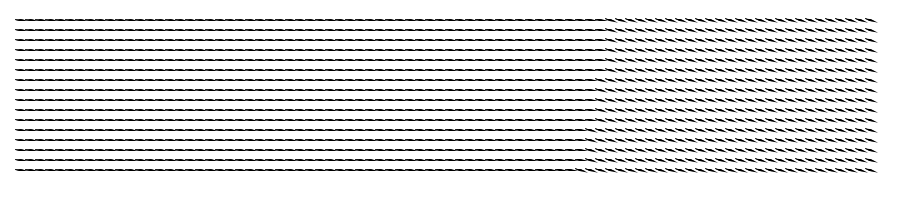
Frame 1 (no input)
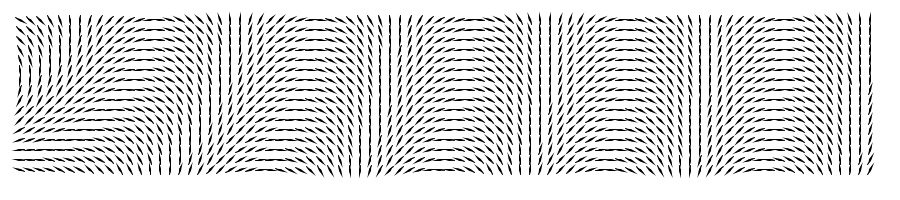
Frame 60 (the mouse pressed at the canvas centre just before this capture)
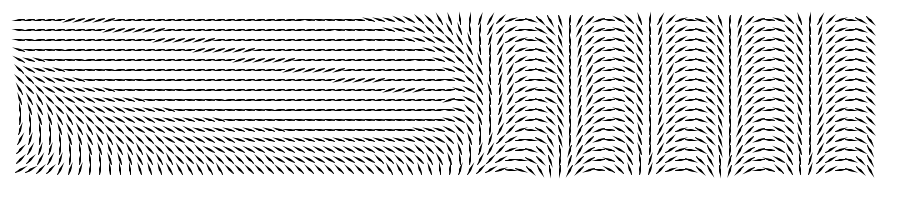
Frame 120 (the mouse held since frame 60 and released just before this capture)

The Processing sketch that drew these frames (run headless with seeded random() and noise(); from frame 60 on, the mouse is pressed at the canvas centre):

// Processing sketch: processing_2789
// ── processing_2789.pde


/**
 <strong>Helix</strong><br>
 por Herbert Spencer<br>
 e[ad] Escuela de Arquitectura y Diseño<br>
 <br>
 en este ejemplo las rotaciones son acumulativas usando arreglos
 */

int margen = 20;  // margen del dibujo
int esp = 10;     // espaciador
int numElements;  // total de hélices
float[] punto;    // nuevo arreglo para almacenar las rotaciones
int counter = 0;  // contador para recorrer el arreglo de puntos


void setup() {
  size(900, 200);

  /* calcular cuantas hélices existen.
   Como esta variable es un int, los números están cuidadosamente asignados
   para que el resultado no tenga parte decimal */

  numElements = ((width-margen*2)/esp) * ((height-margen*2)/esp);
  // println(numElements); /* para saber el número de elementos */

  // inicializar el arreglo de floats "puntos"
  punto = new float[numElements];
  fill(0);
  stroke(0);
  smooth();
}

void draw() {
  background(255);
  for (int y = margen; y < height-margen; y += esp) {
    for (int x = margen; x < width-margen; x += esp) {
      helix(x, y, counter);
      counter++;
    }
  }
  counter = 0;
}

void helix(int _x, int _y, int rot) {

  // calcula la distancia ente el mouse y las coordenadas de entrada
  float d = dist(mouseX, mouseY, _x, _y); 

  pushMatrix();
  { // resetea el sistema de coordenadas
    translate(_x, _y);

    /* la rotación de cada hélice se incrementa en una
     cantidad proporcional a la distancia 'd' (entre su posición y el mouse)
     acumulando diferencias entre cada una de ellas */

    punto[rot] += d/3000;
    rotate(punto[rot]);

    // el eje
    stroke(0);
    beginShape();
    vertex(-esp/2, 0);
    vertex(0, 1);
    vertex(esp/2, 0);
    vertex(0, -1);
    endShape();
  }
  popMatrix();
}
